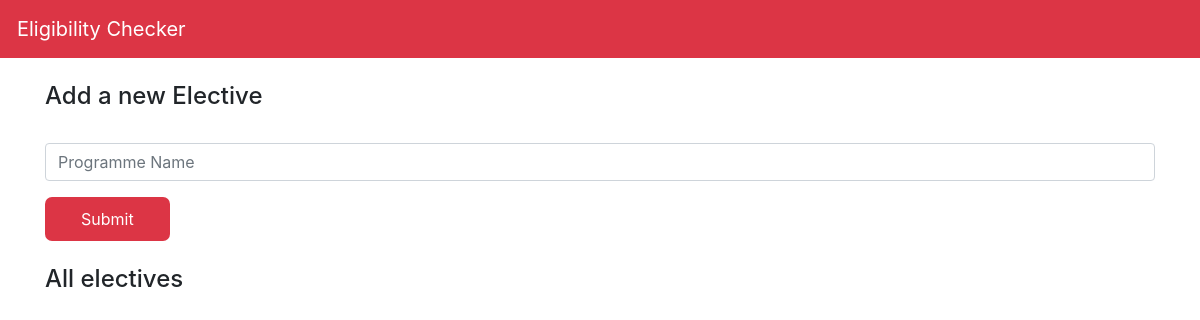
/electives, run on an earlier commit of the app's database.
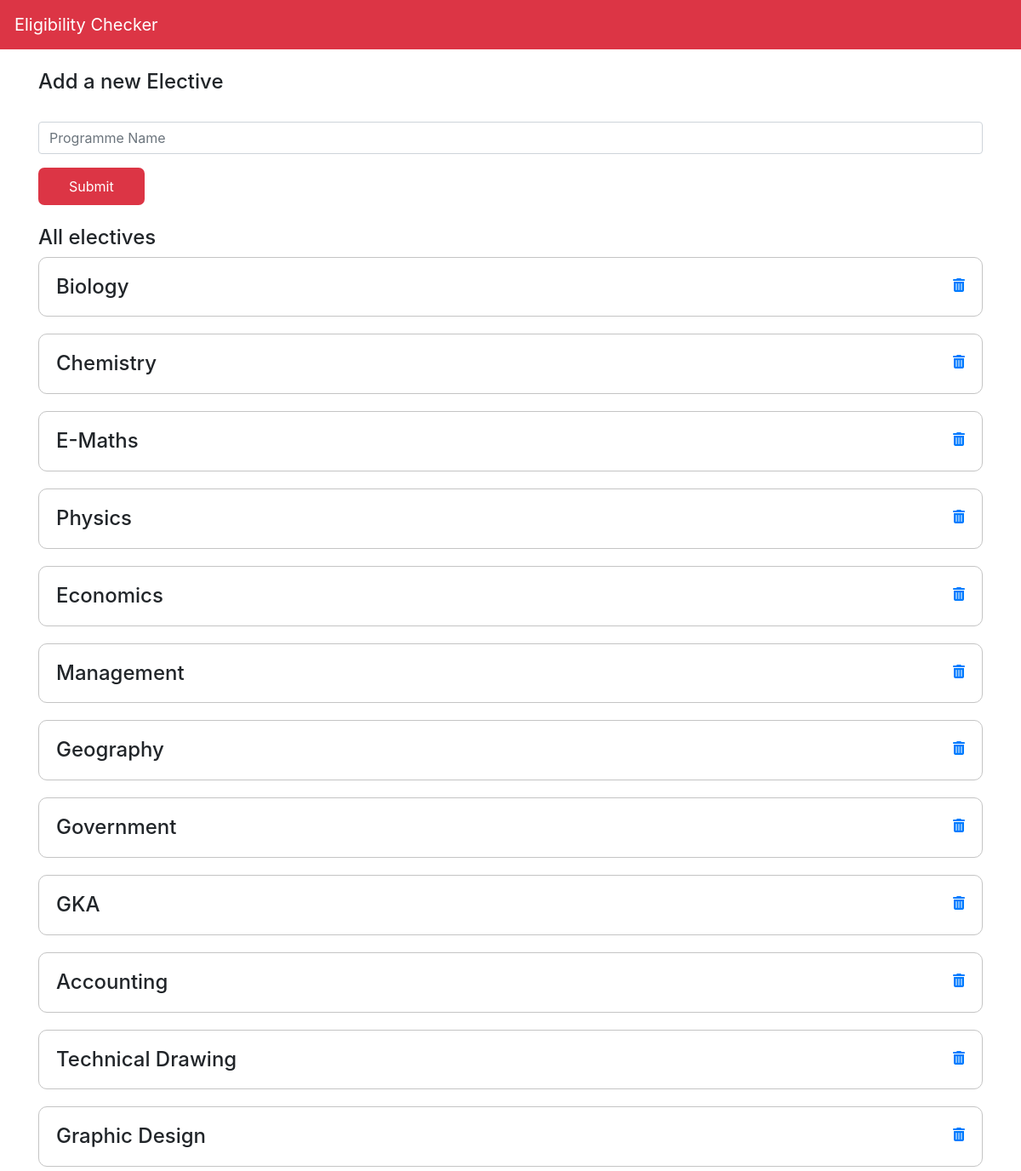
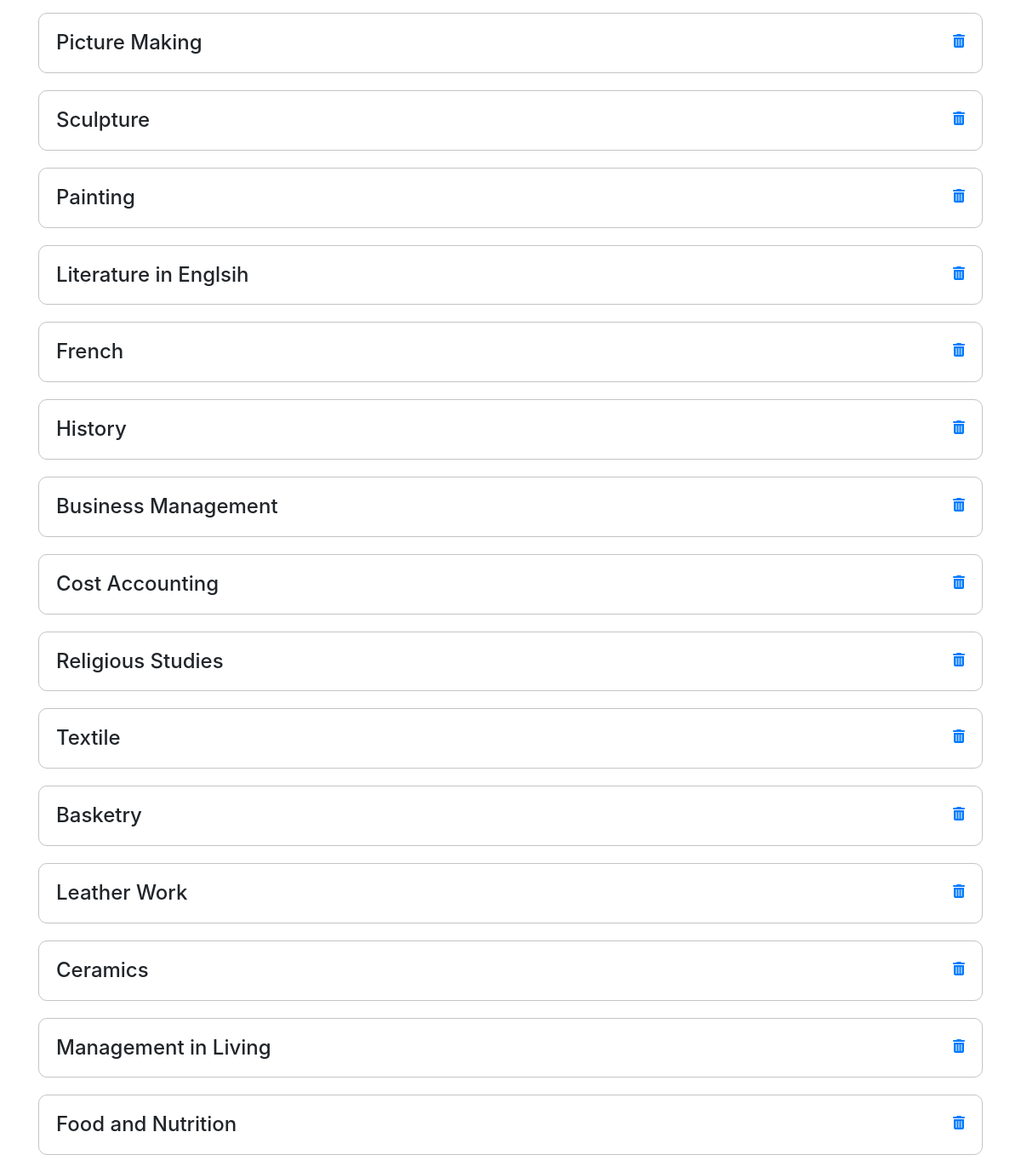
And on a later commit of the database (2 pictures, top to bottom).
### app/models.py (models this page shows, shortened)
class Electives(db.Model):
    id = db.Column(db.Integer(), primary_key=True)
    name = db.Column(db.String())

### app/routes.py (the view, shortened to what this page needs)
@app.route("/electives",methods=['GET','POST'])
def electives():
    electives = Electives.query.all()
    return render_template('electives.html', electives=electives)

### app/templates/electives.html (shortened to what this page needs)
{% extends "layout.html" %}
{% block body %}
<div class="container">
    <br/>
<h4>Add a new Elective</h4>
<form action="{{url_for('electives')}}" method="post">
    <div class="form-group">
        <input type="text" class="form-control" name="electiveName" id="electiveName" aria-describedby="helpId" placeholder="Programme Name">
    </div>
    <input style="width: auto;" class="button btn-danger" type="submit">
</form>
<br/>
<h4> All electives</h4>
{% for elective in electives %}
<div  style="display: flex; justify-content: space-between;" class="course">
    <div>
        <h4 style="margin: 0; width: fit-content;">{{elective.name}}</h4>
    </div>
    <div>
        <a href='{{url_for("deleteElective", id=elective.id)}}'>
            <i class="fa fa-trash" aria-hidden="true"></i>
        </a>
    </div>
</div>
{% endfor %}
</div>
{% endblock %}

### app/templates/layout.html (shortened to what this page needs)
<!doctype html>
<html lang="en">
  <head>
    <link rel="stylesheet" href="{{url_for('static', filename="css/style.css")}}">
    <link rel="stylesheet" href="https://stackpath.bootstrapcdn.com/bootstrap/4.3.1/css/bootstrap.min.css">
  </head>
  <body>
    <nav  style="border: 1px solid #dc3545;" class="navbar navbar-expand-sm navbar-dark bg-danger">
        <a class="navbar-brand" href="#">Eligibility Checker</a>
    </nav>
      {% block body %}
      {% endblock %}
  </body>
</html>

### app/static/css/style.css (style rules this page uses)
.button { color: white; background-color: red; border-radius: 7px; padding:10px 36px; border: none; width: 80%; }
.course { width: 100%; border: 1px solid #c4c4c4; padding: 20px; margin-bottom: 20px; display: flex; border-radius: 10px; justify-content: space-between; }

What changed in the data, as far as the page shows it:
added Electives: name "Biology"
added Electives: name "Chemistry"
added Electives: name "E-Maths"
added Electives: name "Physics"
added Electives: name "Economics"
added Electives: name "Management"
added Electives: name "Geography"
added Electives: name "Government"
added Electives: name "GKA"
added Electives: name "Accounting"
added Electives: name "Technical Drawing"
added Electives: name "Graphic Design"
added Electives: name "Picture Making"
added Electives: name "Sculpture"
added Electives: name "Painting"
added Electives: name "Literature in Englsih"
added Electives: name "French"
added Electives: name "History"
added Electives: name "Business Management"
added Electives: name "Cost Accounting"
added Electives: name "Religious Studies"
added Electives: name "Textile"
added Electives: name "Basketry"
added Electives: name "Leather Work"
added Electives: name "Ceramics"
added Electives: name "Management in Living"
added Electives: name "Food and Nutrition"
